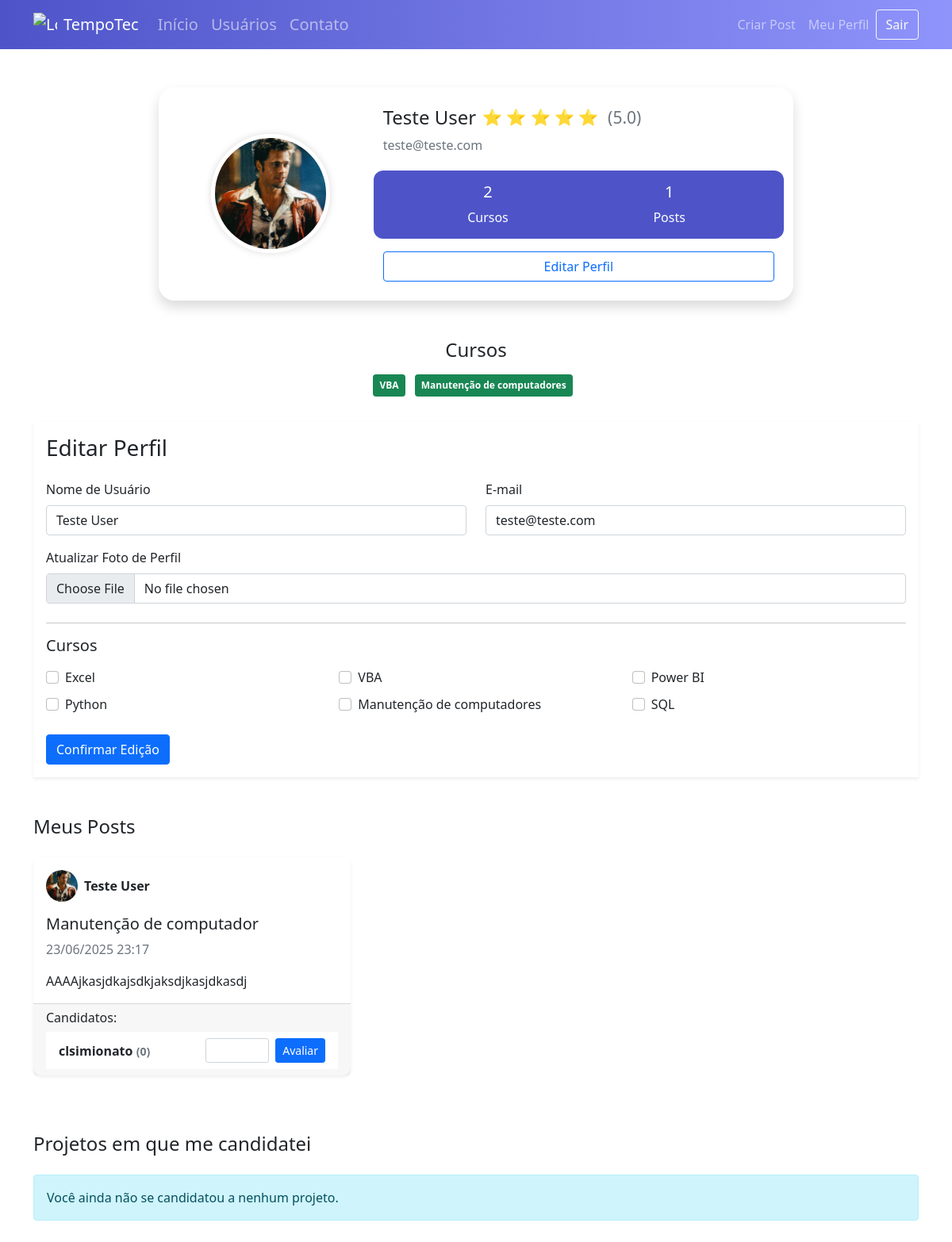
The page /perfil/editar (signed in) on the database its author committed.
### tempotec/models.py (models this page shows)
class Usuario(database.Model, UserMixin):
    id = database.Column(database.Integer, primary_key=True)
    username = database.Column(database.String, nullable=False)
    email = database.Column(database.String, nullable=False, unique=True)
    senha = database.Column(database.String, nullable=False)
    foto_perfil = database.Column(database.String, default='default.jpg')
    posts = database.relationship('Post', backref='autor', lazy=True)
    cursos = database.Column(database.String, nullable=False, default='Não Informado')
    def media_avaliacao(self):
        avg = database.session.query(func.avg(Avaliacao.nota)) \
            .filter(Avaliacao.id_usuario == self.id).scalar()
        return round(avg or 0, 1)
    def foi_avaliado_por(self, avaliador_id, post_id):
        return Avaliacao.query.filter_by(
            id_usuario=self.id,
            id_avaliador=avaliador_id,
            id_post=post_id
        ).first() is not None

class Post(database.Model):
    id = database.Column(database.Integer, primary_key=True)
    titulo = database.Column(database.String, nullable=False)
    corpo = database.Column(database.Text, nullable=False)
    data_criacao = database.Column(database.DateTime, nullable=False, default=datetime.utcnow)
    id_usuario = database.Column(database.Integer, database.ForeignKey('usuario.id'), nullable=False)
    candidaturas = database.relationship('Candidatura', backref='post', lazy=True, foreign_keys='Candidatura.id_post')

### tempotec/routes.py (the view)
@app.route('/perfil/editar', methods=['GET', 'POST'])
@login_required
def editar_perfil():
    form = FormEditarPerfil()
    if form.validate_on_submit():
        current_user.email = form.email.data
        current_user.username = form.username.data
        if form.foto_perfil.data:
            nome_imagem = salvar_imagem(form.foto_perfil.data)
            current_user.foto_perfil = nome_imagem
        current_user.cursos = atualizar_cursos(form)
        database.session.commit()
        flash('Perfil atualizado com sucesso', 'success')
        return redirect(url_for('perfil'))
    elif request.method == "GET":
        form.email.data = current_user.email
        form.username.data = current_user.username
    foto_perfil = url_for('static', filename='fotos_perfil/{}'.format(current_user.foto_perfil))
    return render_template('editarperfil.html', foto_perfil=foto_perfil, form=form)

### tempotec/forms.py (shortened to what this page needs)
class FormEditarPerfil(FlaskForm):
    username = StringField('Nome de Usuário', validators=[DataRequired()])
    email = StringField('E-mail', validators=[DataRequired(), Email()])
    foto_perfil = FileField('Atualizar Foto de Perfil', validators=[FileAllowed(['jpg', 'png'])])
    curso_excel = BooleanField('Excel')
    curso_vba = BooleanField('VBA')
    curso_powerbi = BooleanField('Power BI')
    curso_python = BooleanField('Python')
    curso_ppt = BooleanField('Manutenção de computadores')
    curso_sql = BooleanField('SQL')
    botao_submit_editarperfil = SubmitField('Confirmar Edição')

### tempotec/models.py (called while the page is built)
@login_manager.user_loader
def load_usuario(id_usuario):
    return Usuario.query.get(int(id_usuario))

### tempotec/templates/editarperfil.html (shortened to what this page needs)
{% extends 'perfil.html' %} {% block form_editar_perfil %}
<div class="container my-4">
  <div class="shadow-sm">
    <div class="card-body">
      <h3 class="card-title mb-4">Editar Perfil</h3>
      <form method="POST" action="" enctype="multipart/form-data" novalidate>
        <fieldset>
          <div class="row">
            <div class="col-md-6 mb-3">
              <label for="{{ form.username.id }}" class="form-label"
                >{{ form.username.label.text }}</label
              >
              {% if form.username.errors %} {{ form.username(class="form-control
              is-invalid") }}
              <div class="invalid-feedback">
                {% for erro in form.username.errors %} {{ erro }} {% endfor %}
              </div>
              {% else %} {{ form.username(class="form-control") }} {% endif %}
            </div>
            <div class="col-md-6 mb-3">
              <label for="{{ form.email.id }}" class="form-label"
                >{{ form.email.label.text }}</label
              >
              {% if form.email.errors %} {{ form.email(class="form-control
              is-invalid") }}
              <div class="invalid-feedback">
                {% for erro in form.email.errors %} {{ erro }} {% endfor %}
              </div>
              {% else %} {{ form.email(class="form-control") }} {% endif %}
            </div>
          </div>
          <div class="mb-4">
            <label for="{{ form.foto_perfil.id }}" class="form-label"
              >{{ form.foto_perfil.label.text }}</label
            >
            {{ form.foto_perfil(class="form-control") }}
          </div>
          <hr />
          <h5 class="mb-3">Cursos</h5>
          <div class="row">
            {% for campo in form %} {% if 'curso_' in campo.name %}
            <div class="col-6 col-md-4 mb-2">
              <div class="form-check">
                {{ campo(class="form-check-input", id=campo.id) }}
                <label class="form-check-label" for="{{ campo.id }}">
                  {{ campo.label.text }}
                </label>
              </div>
            </div>
            {% endif %} {% endfor %}
          </div>
        </fieldset>
        <button type="submit" class="btn btn-primary mt-3">
          {{ form.botao_submit_editarperfil.label.text }}
        </button>
      </form>
    </div>
  </div>
</div>
{% endblock %}

### tempotec/templates/perfil.html (shortened to what this page needs)
{% extends 'base.html' %} {% block body %}
<div class="container mt-5 d-flex justify-content-center">
  <div class="card shadow p-4 profile-card w-100">
    <div class="row align-items-center">
      <div class="col-md-4 text-center mb-3 mb-md-0">
        <img
          src="{{ foto_perfil }}"
          class="profile-img"
          alt="Foto de Perfil"
          style="width: 150px; height: 150px; object-fit: cover"
        />
      </div>
      <div class="col-md-8 text-center text-md-start">
        <div class="col-md-8">
          <h4 class="d-flex align-items-center gap-2">
            {{ current_user.username }} {% set avg =
            current_user.media_avaliacao() %}
            <span class="text-warning fs-5">
              {% for _ in range(avg|int) %} ⭐ {% endfor %}
            </span>
            <small class="text-muted ms-1">({{ avg }})</small>
          </h4>
        </div>
        <p class="text-muted">{{ current_user.email }}</p>
        <div class="row stats-box">
          <div class="col stat">
            <span class="h5">
              {% if 'Não Informado' in current_user.cursos %} 0 {% else %} {{
              current_user.cursos.count(';') + 1 }} {% endif %}
            </span>
            <span>Cursos</span>
          </div>
          <div class="col stat">
            <span class="h5">{{ current_user.posts|length }}</span>
            <span>Posts</span>
          </div>
        </div>
        <div class="mt-3">
          <a
            href="{{ url_for('editar_perfil') }}"
            class="btn btn-outline-primary w-100"
            >Editar Perfil</a
          >
        </div>
      </div>
    </div>
  </div>
</div>
<div class="container courses-section mt-5">
  <h4 class="mb-3">Cursos</h4>
  {% for curso in current_user.cursos.split(';') if curso != 'Não Informado' %}
  <span class="badge bg-success me-2 mb-2 p-2">{{ curso }}</span>
  {% endfor %}
</div>
{% block form_editar_perfil %} {% endblock %}
<div class="container mt-5">
  <h4 class="mb-4">Meus Posts</h4>
  {% if current_user.posts %}
  <div class="row">
    {% for post in current_user.posts %}
    <div class="col-md-4 mb-4">
      <div
        class="card post-card shadow-sm h-100"
        data-bs-toggle="modal"
        data-bs-target="#postModal"
        data-title="{{ post.titulo }}"
        data-body="{{ post.corpo|e }}"
        data-date="{{ post.data_criacao.strftime('%d/%m/%Y %H:%M') }}"
        data-author="{{ current_user.username }}"
        data-email="{{ current_user.email }}"
        data-avatar="{{ url_for('static', filename='fotos_perfil/' ~ current_user.foto_perfil) }}"
      >
        <div class="card-body">
          <div class="d-flex align-items-center mb-3">
            <img
              src="{{ url_for('static', filename='fotos_perfil/' ~ current_user.foto_perfil) }}"
              alt="{{ current_user.username }}"
              class="rounded-circle me-2"
              style="width: 40px; height: 40px; object-fit: cover"
            />
            <strong>{{ current_user.username }}</strong>
          </div>
          <h5 class="card-title">{{ post.titulo }}</h5>
          <p class="card-text text-muted">
            {{ post.data_criacao.strftime('%d/%m/%Y %H:%M') }}
          </p>
          <p class="card-text">
            {{ post.corpo[:150] }}{% if post.corpo|length > 150 %}...{% endif %}
          </p>
        </div>
        {% if post.candidaturas %}
        <div class="card-footer">
          <h6>Candidatos:</h6>
          <ul class="list-group list-group-flush">
            {% set candidatura_aceita = post.candidaturas|selectattr('status',
            'equalto', 1)|list %} {% if candidatura_aceita %} {% set candidatura
            = candidatura_aceita[0] %}
            <li
              class="list-group-item d-flex justify-content-between align-items-center candidate-item"
              data-bs-toggle="modal"
              data-bs-target="#candidateModal"
              data-username="{{ candidatura.usuario.username }}"
              data-email="{{ candidatura.usuario.email }}"
              data-avatar="{{ url_for('static', filename='fotos_perfil/' ~ candidatura.usuario.foto_perfil) }}"
              data-media="{{ candidatura.usuario.media_avaliacao() }}"
            >
              <strong>
                <span>
                  {{ candidatura.usuario.username }} {% set avg =
                  candidatura.usuario.media_avaliacao() %}
                  <span class="text-muted small">({{ avg }})</span>
                </span>
              </strong>
              {% if not candidatura.usuario.foi_avaliado_por(current_user.id,
              candidatura.id_post) %}
              <form
                method="POST"
                action="{{ url_for('avaliar_usuario') }}"
                class="d-flex align-items-center gap-2"
              >
                <input
                  type="number"
                  name="nota"
                  min="1"
                  max="5"
                  class="form-control form-control-sm"
                  style="width: 80px"
                  required
                />
                <button type="submit" class="btn btn-sm btn-primary">
                  Avaliar
                </button>
              </form>
              {% else %}
              <span class="badge bg-success">Post concluído</span>
              {% endif %}
            </li>
            {% endif %}
          </ul>
        </div>
        {% else %}
        <div class="card-footer text-muted small">Nenhum candidato ainda.</div>
        {% endif %}
      </div>
    </div>
    {% endfor %}
  </div>
  {% else %}
  <div class="alert alert-info">Você ainda não criou nenhum post.</div>
  {% endif %}
</div>
<div class="container mt-5 mb-5">
  <h4 class="mb-4">Projetos em que me candidatei</h4>
  {% if candidaturas_usuario %}
  <div class="list-group">
    {% for candidatura in candidaturas_usuario %}
    <a
      href="#"
      class="list-group-item list-group-item-action d-flex justify-content-between align-items-center applied-post"
      data-bs-toggle="modal"
      data-bs-target="#appliedPostModal"
      data-title="{{ candidatura.post.titulo }}"
      data-body="{{ candidatura.post.corpo|e }}"
      data-date="{{ candidatura.post.data_criacao.strftime('%d/%m/%Y %H:%M') }}"
      data-author="{{ candidatura.post.autor.username }}"
      data-email="{{ candidatura.post.autor.email }}"
      data-avatar="{{ url_for('static', filename='fotos_perfil/' ~ candidatura.post.autor.foto_perfil) }}"
    >
      <div>
        <strong>{{ candidatura.post.titulo }}</strong>
        <div class="text-muted small">
          Postado em {{ candidatura.post.data_criacao.strftime('%d/%m/%Y') }}
        </div>
      </div>
      <span
        class="badge {% if candidatura.status == 0 %} bg-secondary {% elif candidatura.status == 1 %} bg-success {% elif candidatura.status == 2 %} bg-warning text-dark {% endif %}"
      >
        {% if candidatura.status == 0 %} Pendente {% elif candidatura.status ==
        1 %} Concluído {% elif candidatura.status == 2 %} Recusado {% endif %}
      </span>
    </a>
    {% endfor %}
  </div>
  {% else %}
  <div class="alert alert-info">
    Você ainda não se candidatou a nenhum projeto.
  </div>
  {% endif %}
</div>
{% endblock %}

### tempotec/static/main.css (style rules this page uses)
.card { width: 400px; border: none; border-radius: 10px; background-color: #fff }
.profile-img { width: 120px; height: 120px; object-fit: cover; border-radius: 50%; box-shadow: 0 0 8px rgba(0, 0, 0, 0.1); }
.profile-card { max-width: 800px; border-radius: 20px; }
.profile-img { width: 180px; height: 180px; object-fit: cover; border-radius: 50%; border: 5px solid #fff; box-shadow: 0 0 10px rgba(0, 0, 0, 0.15); }
.stats-box { background: #4e54c8; color: white; border-radius: 12px; padding: 15px 30px; margin-top: 20px; }
.stats-box .stat { text-align: center; }
.stats-box .stat span { display: block; }
.courses-section { margin-top: 40px; text-align: center; }

### rows shown on the page
Usuario: username "Teste User", email "teste@teste.com", cursos "2"
Post: foto_perfil (picture), titulo "Manutenção de computador", data_criacao "23/06/2025 23:17", corpo "AAAAjkasjdkajsdkjaksdjkasjdkasdj", avg "0"
Usuario: usuario.username "clsimionato"

### other values the page prints
{{ avg }} "5.0"
{{ current_user.posts|length }} "1"
{{ curso }} "VBA" "Manutenção de computadores"
{{ campo.label.text }} "Excel" "VBA" "Power BI" "Python" "Manutenção de computadores" "SQL"
